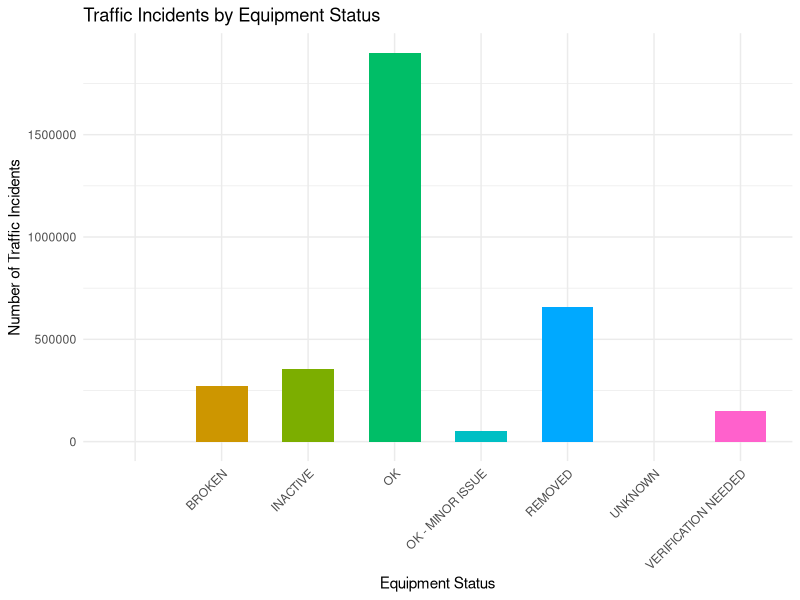

The R script that drew this image:
## ---- chunk 1
Traffic_Counts<- read.csv("Traffic_Detectors.csv")
library(ggplot2)
library(dplyr)

## ---- chunk 2

incident_summary <- Traffic_Counts %>%
  group_by(detector_status) %>%
  summarise(incident_count = sum(signal_id, na.rm = TRUE)) %>%
  arrange(-incident_count)

ggplot(incident_summary, aes(x = detector_status, y = incident_count, fill = detector_status)) +
  geom_bar(stat = "identity", show.legend = FALSE, width=0.6) +
  labs(
    title = "Traffic Incidents by Equipment Status",
    x = "Equipment Status",
    y = "Number of Traffic Incidents"
  ) +
  theme_minimal()+
  theme(axis.text.x = element_text(angle = 45, hjust = 1, vjust = 1))


